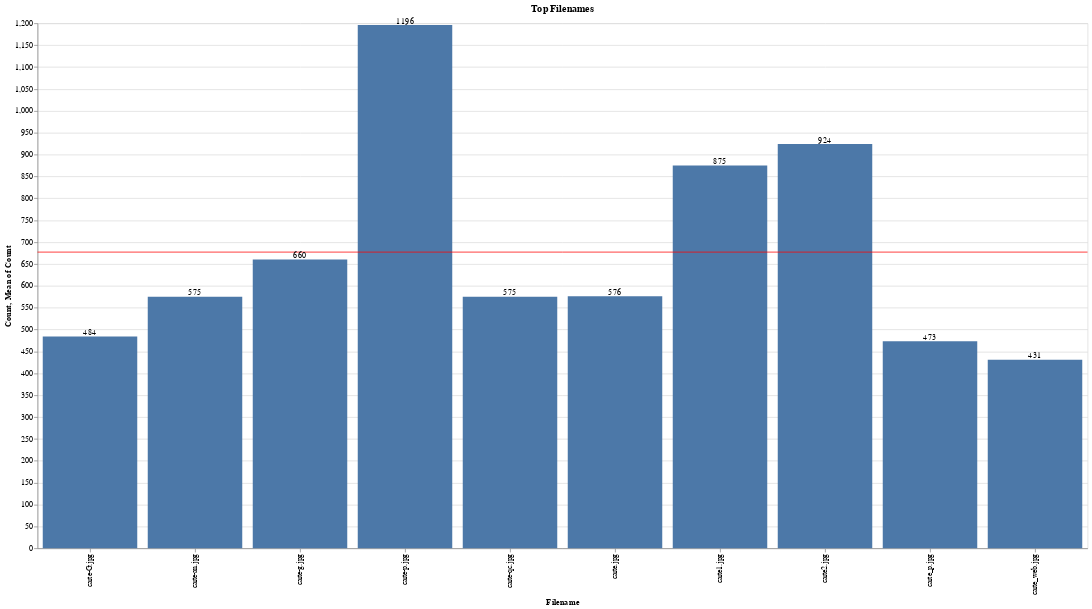

The notebook cell this image was saved under:
### Code cell
top_filenames_altair = images['filename'].value_counts().head(10).rename_axis('Filename').reset_index(name='Count')

filenames_bar = alt.Chart(top_filenames_altair).mark_bar().encode(
    x='Filename:O',
    y='Count:Q'
)

filenames_rule = alt.Chart(top_filenames_altair).mark_rule(color='red').encode(
    y='mean(Count):Q'
)


filenames_text = filenames_bar.mark_text(
    align='center',
    baseline='bottom'
).encode(
    text='Count:Q'
)

(filenames_bar + filenames_rule + filenames_text).properties(width=1400, height=700, title='Top Filenames')

### Figure 1 — Vega-Lite specification as saved in the notebook (floating-point values rounded to 4 significant figures)
{"config": {"view": {"continuousWidth": 400, "continuousHeight": 300}}, "layer": [{"mark": "bar", "encoding": {"x": {"type": "ordinal", "field": "Filename"}, "y": {"type": "quantitative", "field": "Count"}}}, {"mark": {"type": "rule", "color": "red"}, "encoding": {"y": {"type": "quantitative", "aggregate": "mean", "field": "Count"}}}, {"mark": {"type": "text", "align": "center", "baseline": "bottom"}, "encoding": {"text": {"type": "quantitative", "field": "Count"}, "x": {"type": "ordinal", "field": "Filename"}, "y": {"type": "quantitative", "field": "Count"}}}], "data": {"name": "data-792faf9cebf78477da1fa1201150b6ed"}, "height": 700, "title": "Top Filenames", "width": 1400, "$schema": "https://vega.github.io/schema/vega-lite/v4.8.1.json", "datasets": {"data-792faf9cebf78477da1fa1201150b6ed": [{"Filename": "carte-p.jpg", "Count": 1196}, {"Filename": "carte2.jpg", "Count": 924}, {"Filename": "carte1.jpg", "Count": 875}, {"Filename": "carte-g.jpg", "Count": 660}, {"Filename": "carte.jpg", "Count": 576}, {"Filename": "carte-an.jpg", "Count": 575}, {"Filename": "carte-qc.jpg", "Count": 575}, {"Filename": "carte-G.jpg", "Count": 484}, {"Filename": "carte_p.jpg", "Count": 473}, {"Filename": "carte_web.jpg", "Count": 431}]}}
